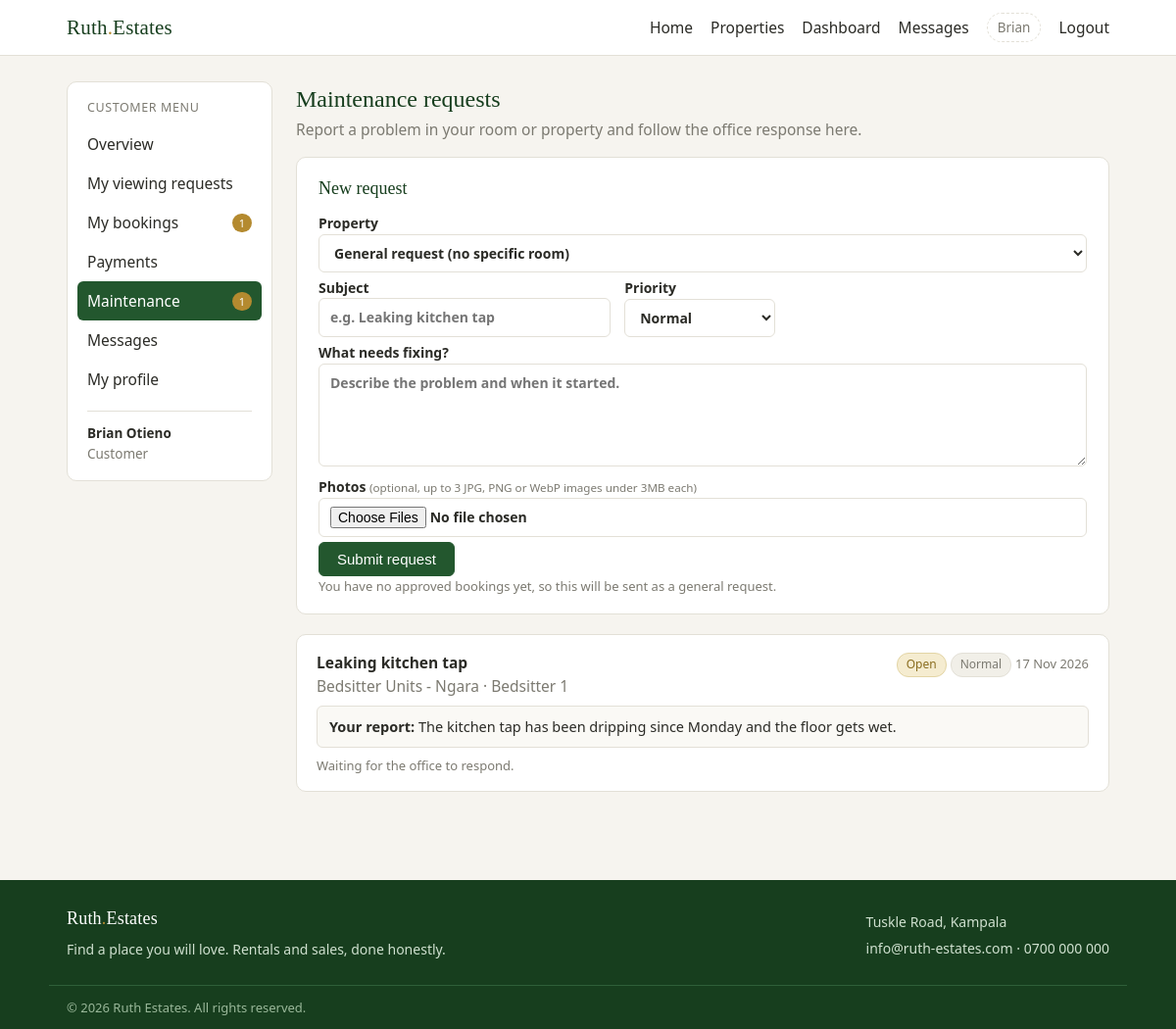
Page /customer/maintenance.php (signed in) on the committed database.
### tables this page shows
CREATE TABLE maintenance_requests (
  id INT AUTO_INCREMENT PRIMARY KEY,
  customer_id INT NOT NULL,
  property_id INT DEFAULT NULL,
  room_id INT DEFAULT NULL,
  booking_id INT DEFAULT NULL,
  subject VARCHAR(150) NOT NULL,
  description TEXT NOT NULL,
  priority ENUM('low','normal','high','urgent') NOT NULL DEFAULT 'normal',
  status ENUM('open','in_progress','resolved','closed') NOT NULL DEFAULT 'open',
  reply TEXT DEFAULT NULL,
  handled_by INT DEFAULT NULL,
  responded_at DATETIME DEFAULT NULL,
  created_at TIMESTAMP NOT NULL DEFAULT CURRENT_TIMESTAMP,
  CONSTRAINT fk_maintenance_customer FOREIGN KEY (customer_id) REFERENCES users(id) ON DELETE CASCADE,
  CONSTRAINT fk_maintenance_property FOREIGN KEY (property_id) REFERENCES properties(id) ON DELETE SET NULL,
  CONSTRAINT fk_maintenance_room FOREIGN KEY (room_id) REFERENCES rooms(id) ON DELETE SET NULL,
  CONSTRAINT fk_maintenance_booking FOREIGN KEY (booking_id) REFERENCES bookings(id) ON DELETE SET NULL
);

CREATE TABLE properties (
  id INT AUTO_INCREMENT PRIMARY KEY,
  title VARCHAR(150) NOT NULL,
  description TEXT NOT NULL,
  property_type ENUM('house','apartment','land','commercial') NOT NULL DEFAULT 'house',
  listed_for ENUM('rent','sale') NOT NULL DEFAULT 'rent',
  price DECIMAL(12,2) NOT NULL DEFAULT 0,
  location VARCHAR(120) NOT NULL,
  bedrooms TINYINT UNSIGNED NOT NULL DEFAULT 0,
  bathrooms TINYINT UNSIGNED NOT NULL DEFAULT 0,
  photo VARCHAR(255) DEFAULT NULL,
  status ENUM('available','taken') NOT NULL DEFAULT 'available',
  manager_id INT DEFAULT NULL,
  created_at TIMESTAMP NOT NULL DEFAULT CURRENT_TIMESTAMP,
  CONSTRAINT fk_property_manager FOREIGN KEY (manager_id) REFERENCES users(id) ON DELETE SET NULL
);

CREATE TABLE rooms (
  id INT AUTO_INCREMENT PRIMARY KEY,
  property_id INT NOT NULL,
  name VARCHAR(60) NOT NULL,
  room_type ENUM('single','double','studio','bedsitter','master','shop','office','plot','whole') NOT NULL DEFAULT 'single',
  price DECIMAL(12,2) NOT NULL DEFAULT 0,
  capacity TINYINT UNSIGNED NOT NULL DEFAULT 1,
  status ENUM('available','occupied','maintenance') NOT NULL DEFAULT 'available',
  description VARCHAR(255) DEFAULT NULL,
  photo VARCHAR(255) DEFAULT NULL,
  created_at TIMESTAMP NOT NULL DEFAULT CURRENT_TIMESTAMP,
  CONSTRAINT fk_room_property FOREIGN KEY (property_id) REFERENCES properties(id) ON DELETE CASCADE
);

### customer/maintenance.php (the view, shortened to what this page needs)
<?php
require_once dirname(__DIR__) . '/config/db.php';
$user = auth_user();
$stmt = $pdo->prepare('SELECT b.id, b.property_id, b.room_id, r.name AS room_name, p.title, p.location FROM bookings b JOIN rooms r ON r.id = b.room_id JOIN properties p ON p.id = b.property_id WHERE b.customer_id = ? AND b.status = "approved" ORDER BY b.created_at DESC');
$stmt->execute([$user['id']]);
$approvedBookings = $stmt->fetchAll();
$form = ['booking_id' => 0, 'subject' => '', 'description' => '', 'priority' => 'normal'];
$priorities = ['low' => 'Low', 'normal' => 'Normal', 'high' => 'High', 'urgent' => 'Urgent'];
$stmt = $pdo->prepare('SELECT m.*, p.title AS property_title, p.location, r.name AS room_name, u.name AS handler_name FROM maintenance_requests m LEFT JOIN properties p ON p.id = m.property_id LEFT JOIN rooms r ON r.id = m.room_id LEFT JOIN users u ON u.id = m.handled_by WHERE m.customer_id = ? ORDER BY (m.status IN ("open", "in_progress")) DESC, m.created_at DESC');
$stmt->execute([$user['id']]);
$requests = $stmt->fetchAll();
include dirname(__DIR__) . '/includes/header.php';
?>
<div class="dash-layout">
<?php include __DIR__ . '/menu.php'; ?>
<main class="dash-main">
  <h1>Maintenance requests</h1>
  <p class="muted">Report a problem in your room or property and follow the office response here.</p>
  <div class="panel">
    <h2>New request</h2>
    <form method="post" enctype="multipart/form-data">
      <label>Property
        <select name="booking_id">
          <option value="0">General request (no specific room)</option>
        </select>
      </label>
      <div class="field-row">
        <label>Subject
          <input type="text" name="subject" maxlength="150" required value="<?php echo esc($form['subject']); ?>" placeholder="e.g. Leaking kitchen tap">
        </label>
        <label>Priority
          <select name="priority">
            <?php foreach ($priorities as $value => $label): ?>
              <option value="<?php echo esc($value); ?>"<?php echo $form['priority'] === $value ? ' selected' : ''; ?>><?php echo esc($label); ?></option>
            <?php endforeach; ?>
          </select>
        </label>
      </div>
      <label>What needs fixing?
        <textarea name="description" rows="4" required placeholder="Describe the problem and when it started."><?php echo esc($form['description']); ?></textarea>
      </label>
      <label>Photos <small class="muted">(optional, up to 3 JPG, PNG or WebP images under 3MB each)</small>
        <input type="file" name="photos[]" accept="image/jpeg,image/png,image/webp" multiple>
      </label>
      <button class="btn" type="submit">Submit request</button>
    </form>
    <?php if (!$approvedBookings): ?>
      <p class="muted small">You have no approved bookings yet, so this will be sent as a general request.</p>
    <?php endif; ?>
  </div>
  <?php if (!$requests): ?>
    <div class="panel"><p class="muted">You have not submitted any maintenance requests yet.</p></div>
  <?php else: ?>
    <?php foreach ($requests as $request): ?>
      <div class="panel inquiry">
        <div class="inquiry-head">
          <div>
            <b><?php echo esc($request['subject']); ?></b>
            <p class="muted">
              <?php echo esc($request['property_title'] ?: 'General request'); ?>
              <?php if ($request['room_name']): ?> &middot; <?php echo esc($request['room_name']); ?><?php endif; ?>
            </p>
          </div>
          <div class="inquiry-side">
            <?php echo status_badge($request['status']); ?>
            <?php echo status_badge($request['priority']); ?>
            <small class="muted"><?php echo esc(friendly_date($request['created_at'])); ?></small>
          </div>
        </div>
        <p class="note"><b>Your report:</b> <?php echo nl2br(esc($request['description'])); ?></p>
        <?php if ($request['reply']): ?>
          <p class="note note-reply"><b>Office reply:</b> <?php echo nl2br(esc($request['reply'])); ?></p>
          <p class="muted small">Handled by <?php echo esc($request['handler_name'] ?: 'the office'); ?><?php echo $request['responded_at'] ? ' on ' . esc(friendly_date($request['responded_at'])) : ''; ?>.</p>
        <?php else: ?>
          <p class="muted small">Waiting for the office to respond.</p>
        <?php endif; ?>
      </div>
    <?php endforeach; ?>
  <?php endif; ?>
</main>
</div>
<?php include dirname(__DIR__) . '/includes/footer.php'; ?>

### includes/functions.php (shortened to what this page needs)
<?php
function esc($value)
{
    return htmlspecialchars((string) $value, ENT_QUOTES, 'UTF-8');
}
function status_badge($status)
{
    $classes = ['pending' => 'badge badge-pending', 'approved' => 'badge badge-approved', 'rejected' => 'badge badge-rejected', 'available' => 'badge badge-approved', 'taken' => 'badge badge-muted', 'occupied' => 'badge badge-muted', 'maintenance' => 'badge badge-pending', 'active' => 'badge badge-approved', 'blocked' => 'badge badge-rejected', 'rent' => 'badge badge-muted', 'sale' => 'badge badge-muted', 'manager' => 'badge badge-admin', 'landlord' => 'badge badge-admin', 'customer' => 'badge badge-approved', 'paid' => 'badge badge-approved', 'cancelled' => 'badge badge-rejected', 'open' => 'badge badge-pending', 'in_progress' => 'badge badge-admin', 'resolved' => 'badge badge-approved', 'closed' => 'badge badge-muted', 'low' => 'badge badge-muted', 'normal' => 'badge badge-muted', 'high' => 'badge badge-pending', 'urgent' => 'badge badge-rejected'];
    $labels = ['in_progress' => 'In progress', 'mobile_money' => 'Mobile money'];
    return '<span class="' . ($classes[$status] ?? 'badge badge-muted') . '">' . esc($labels[$status] ?? ucfirst($status)) . '</span>';
}
function friendly_date($timestamp)
{
    $timestamp = trim((string) $timestamp);
    return date('j M Y', strtotime($timestamp));
}

### assets/css/style.css (style rules this page uses)
:root { --green: #23572e; --green-dark: #173e1e; --green-light: #e7f0e7; --cream: #f6f4ef; --ink: #2b2b26; --muted: #7c7a71; --line: #e3e0d7; --danger: #a4322a; --pending: #8a6d1f; --pending-bg: #f5ecd0; }
* { margin: 0; padding: 0; box-sizing: border-box; }
body { font-family: "Segoe UI", Arial, Helvetica, sans-serif; background: var(--cream); color: var(--ink); font-size: 15.5px; line-height: 1.55; overflow-x: hidden; }
h1, h2, h3, .brand { font-family: Georgia, "Times New Roman", serif; font-weight: normal; }
.muted { color: var(--muted); }
.small { font-size: 13px; }
.badge { display: inline-block; font-size: 12px; padding: 2px 9px; border-radius: 12px; border: 1px solid transparent; }
.badge-muted { background: #f1efe8; color: var(--muted); border-color: var(--line); }
.badge-pending { background: var(--pending-bg); color: var(--pending); border-color: #e3d5a5; }
.btn { display: inline-block; background: var(--green); color: #fff; border: 1px solid var(--green); border-radius: 6px; padding: 8px 18px; font-size: 15px; cursor: pointer; text-decoration: none; }
input, select, textarea { width: 100%; padding: 8px 11px; border: 1px solid var(--line); border-radius: 6px; background: #fff; font: inherit; color: var(--ink); }
textarea { resize: vertical; }
label { display: block; margin: 12px 0 5px; font-weight: 600; font-size: 14px; }
label small { font-weight: normal; color: var(--muted); }
form:not(.stack) label { margin-top: 0; }
.dash-layout { display: flex; gap: 24px; align-items: flex-start; }
.dash-main { flex: 1; min-width: 0; }
.dash-main h1 { font-size: 24px; color: var(--green-dark); }
.dash-main > p.muted { margin-bottom: 16px; }
.panel { background: #fff; border: 1px solid var(--line); border-radius: 10px; padding: 18px 22px; margin-bottom: 20px; }
.panel h2 { font-size: 18px; color: var(--green-dark); margin-bottom: 10px; }
.inquiry { padding: 16px 20px; }
.inquiry-head { display: flex; justify-content: space-between; gap: 14px; flex-wrap: wrap; margin-bottom: 8px; }
.inquiry-side { text-align: right; }
.note { background: #faf9f5; border: 1px solid var(--line); border-radius: 6px; padding: 9px 12px; margin-bottom: 8px; font-size: 14.5px; }
.field-row { display: flex; gap: 14px; flex-wrap: wrap; align-items: flex-end; }
body { -webkit-text-size-adjust: 100%; }
.btn, button, .nav-toggle { touch-action: manipulation; }

### rows in the picture
maintenance_requests: subject "Leaking kitchen tap", property.title "Bedsitter Units - Ngara", room.name "Bedsitter 1", status "Open Normal", created_at "17 Nov 2026", description "The kitchen tap has been dripping since Monday and the floor gets wet.", shows "Waiting for the office to respond."

### other values in the picture
explode(' ', $user['name'])[0] "Brian"
$label "Overview"
$label "My viewing requests"
$label "My bookings"
$pendingBookings "1"
$label "Payments"
$label "Maintenance"
$openRequests "1"
$label "Messages"
$label "My profile"
auth_user()['name'] "Brian Otieno"
app_setting('contact_address', 'Tuskle Road, Kampala') "Tuskle Road, Kampala"
app_setting('contact_email', 'info@ruth-estates.com') "info@ruth-estates.com"
app_setting('contact_phone', '0700 000 000') "0700 000 000"
form field priority "Normal"
